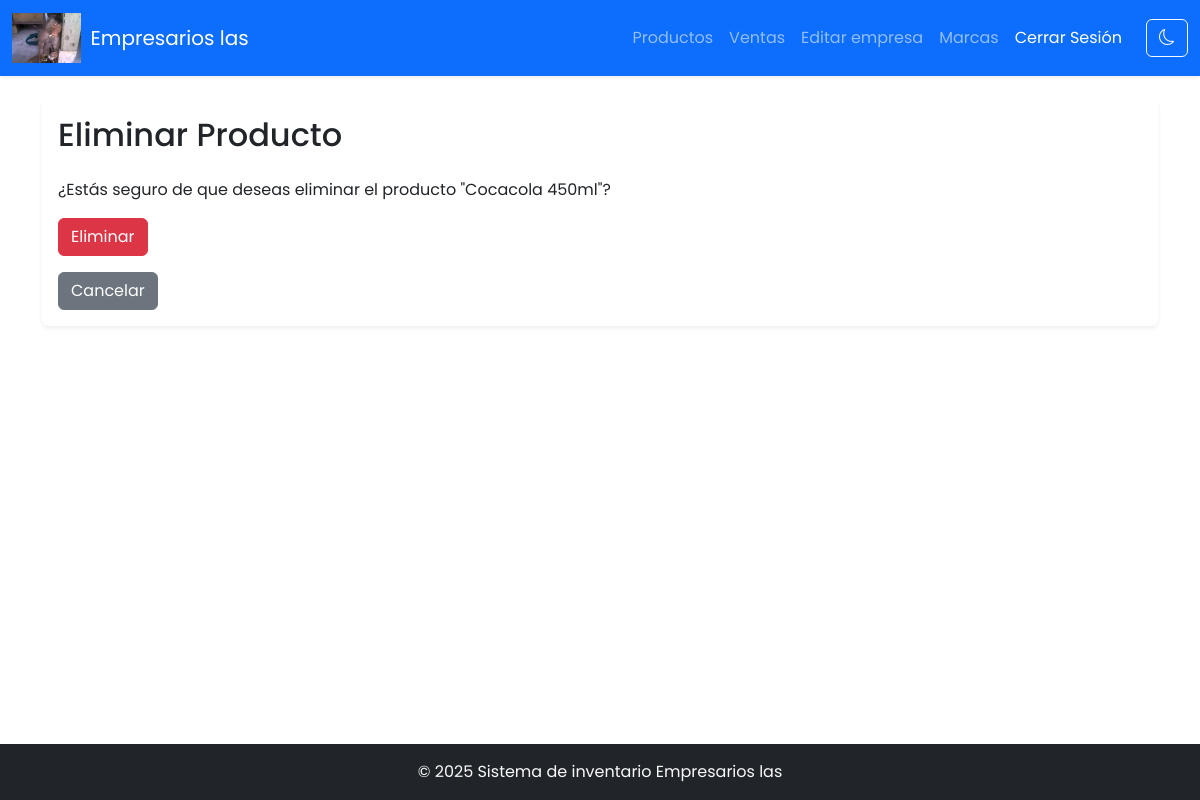
The page /producto/1/eliminar/ (signed in) on the database its author committed.
### administracion/models.py (models this page shows, shortened)
class EmpresaNombre(models.Model):
    nombre = models.CharField(max_length=25,blank=True, null=True, default="Tu empresa")
    nit = models.IntegerField( null=True,blank=True,default='123456789')
    correo = models.EmailField(max_length=50,blank=True, null=True)
    logo = models.ImageField(upload_to='empresa/', blank=True, null=True)

class Producto(models.Model):
    nombre = models.CharField(max_length=100)
    descripcion = models.TextField(blank=True, null=True)
    precio = models.DecimalField(max_digits=10, decimal_places=2)
    cantidad = models.PositiveIntegerField()
    imagen = models.ImageField(upload_to='productos/', blank=True, null=True)
    categoria = models.ForeignKey(Categoria, on_delete=models.CASCADE, related_name='categoria')
    fecha_creacion = models.DateTimeField(auto_now_add=True)
    fecha_actualizacion = models.DateTimeField(auto_now=True)
    creado_por = models.ForeignKey(User, on_delete=models.SET_NULL, null=True, blank=True, related_name='productos_creados')
    actualizado_por = models.ForeignKey(User, on_delete=models.SET_NULL, null=True, blank=True, related_name='productos_actualizados')

### administracion/views.py (the view)
# urls.py: path('producto/<int:pk>/eliminar/', EliminarProductoView.as_view(), name='eliminar_producto'),
class EliminarProductoView(AdminRequiredMixin,DeleteView):
    model = Producto
    template_name = 'administracion/eliminar_producto.html'
    success_url = reverse_lazy('lista_productos')

### administracion/views.py (called while the page is built)
    def test_func(self):
        return self.request.user.is_staff

### core/context_processors.py (called while the page is built)
def empresa(request):
    empresa = EmpresaNombre.objects.first()
    return {'empresa': empresa}

### administracion/templates/administracion/eliminar_producto.html (shortened to what this page needs)
{% extends 'core/base.html' %}
{% block content %}
    <h2 class="mb-4">Eliminar Producto</h2>
    <p>¿Estás seguro de que deseas eliminar el producto "{{ producto.nombre }}"?</p>
    <form method="post">
        <button type="submit" class="btn btn-danger">Eliminar</button>
    </form>
    <a class="btn btn-secondary mt-3" href="{% url 'lista_productos' %}">Cancelar</a>
{% endblock %}

### core/templates/core/base.html (shortened to what this page needs)
{% load static %}
<!DOCTYPE html>
<html lang="es">
<head>
    <link href="{% static 'core/css/bootstrap.min.css' %}" rel="stylesheet">
    <link rel="stylesheet" href="https://cdn.jsdelivr.net/npm/bootstrap-icons/font/bootstrap-icons.css">
    <link href="{% static 'core/css/types.css' %}" rel="stylesheet">
    <link href="https://cdn.jsdelivr.net/npm/select2@4.1.0/dist/css/select2.min.css" rel="stylesheet" />
</head>
<body class="d-flex flex-column min-vh-100">
    <nav class="navbar navbar-expand-lg navbar-dark bg-primary shadow-sm">
        <div class="container-fluid">
            <a class="navbar-brand d-flex align-items-center" href="{% url 'lista_productos' %}">
                    {% if empresa.logo %}
                        <img src="{{ empresa.logo.url }}" alt="{{ empresa.nombre }}" style="height: 50px; margin-right: 10px;">
                    {% endif %}
                {% if empresa.nombre %}{{ empresa.nombre }}{% else %}Nombre de la empresa {% endif %}
            </a>
            <div class="collapse navbar-collapse justify-content-end" id="navbarNav">
                <ul class="navbar-nav">
                    <li class="nav-item">
                        <a class="nav-link" href="{% url 'lista_productos' %}">Productos</a>
                    </li>
                    <li class="nav-item">
                        <a class="nav-link" href="{% url 'venta_list' %}">Ventas</a>
                    </li>
                    {% if request.user.is_staff %}
                    <li class="nav-item">
                        <a class="nav-link" href="{% url 'empresa_editar' %}">Editar empresa</a>
                    </li>
                    <li class="nav-item">
                        <a class="nav-link" href="{% url 'lista_marcas' %}">Marcas</a>
                    </li>
                    {% endif %}
                    {% if not request.user.is_authenticated %}
                    <li class="nav-item">
                        <a class="nav-link text-white" href="{% url 'iniciar_sesion' %}">Login</a>
                    </li>
                    {% else %}
                    <li class="nav-item">
                        <a class="nav-link text-white" href="{% url 'cerrar_sesion' %}" onclick="return confirmLogout('{{ request.user.username }}')">
                            Cerrar Sesión
                        </a>
                    </li>
                    {% endif %}
                </ul>
                <button id="themeToggle" class="btn btn-outline-light ms-3">
                </button>
            </div>
        </div>
    </nav>
    <main class="container my-4 flex-grow-1">
        <div class="card shadow-sm border-0">
            <div class="card-body">
                {% block content %}
                {% endblock %}
            </div>
        </div>
    </main>
    <footer class="bg-dark text-light py-3 mt-auto">
        <div class="container text-center">
            {% if empresa.nombre %}
            <p class="mb-0">&copy; 2025 Sistema de inventario {{ empresa.nombre }}</p>
             {% else %}
            <a class="navbar-brand fw-bold" href="{% url 'lista_productos' %}">Nombre de la empresa</a>
            {% endif %}
        </div>
    </footer>
</body>
</html>

### core/templates/core/base.html (style rules this page uses)
body { font-family: 'Poppins', sans-serif; }

### rows shown on the page
EmpresaNombre: logo (picture), nombre "Empresarios las"
Producto: nombre "Cocacola 450ml"
